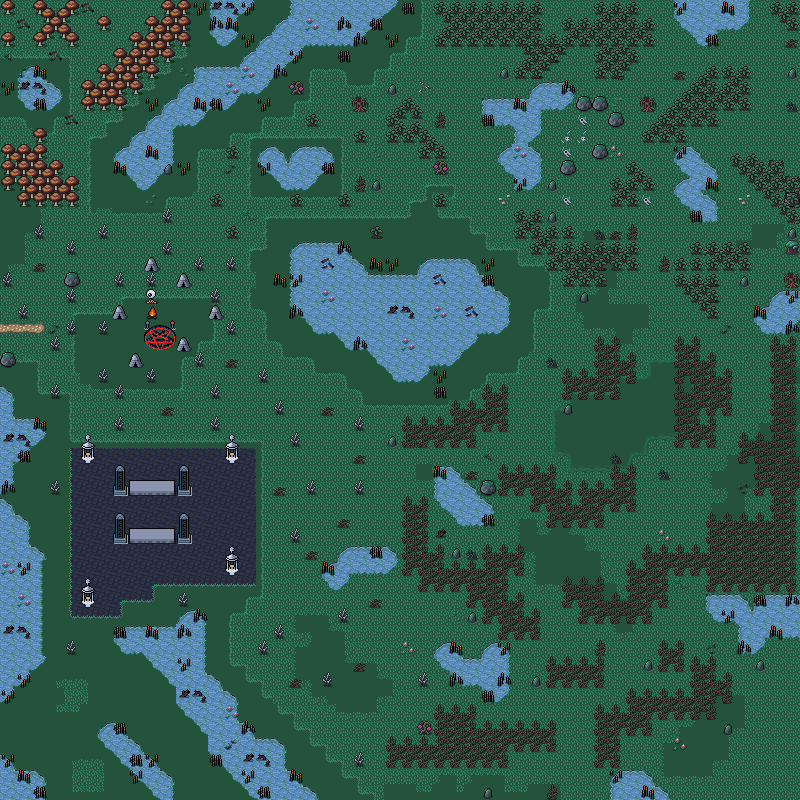

The image is a tile-based game level rendered from a .tmx file. Its description and source (layers, tilesets, objects; grid data summarised) follow:
An orthogonal 50x50 tile map with 16x16 px tiles, 5 tile layers (SubBackground, Background, Ground, Clutter, ...), 3 tilesets and 88 objects.

<map version="1.10" tiledversion="1.10.1" orientation="orthogonal" renderorder="right-down" width="50" height="50" tilewidth="16" tileheight="16" infinite="0" nextlayerid="9" nextobjectid="145">
 <editorsettings>
  <export target="wastetown..tmx" format="tmx" />
 </editorsettings>
 <tileset firstgid="1" source="../../tileset/main.tsx" />
 <tileset firstgid="10113" source="../../tileset/buildings.tsx" />
 <tileset firstgid="11905" source="../../tileset/main-nocollide.tsx" />
 <layer id="6" name="SubBackground" width="50" height="50">
  <data>[2500 cells, 204 non-empty, 13 distinct tile ids]</data>
 </layer>
 <layer id="1" name="Background" width="50" height="50">
  <data>[2500 cells, 2273 non-empty, 33 distinct tile ids]</data>
 </layer>
 <layer id="2" name="Ground" width="50" height="50">
  <data>[2500 cells, 2124 non-empty, 132 distinct tile ids]</data>
 </layer>
 <layer id="3" name="Clutter" width="50" height="50">
  <data>[2500 cells, 850 non-empty, 154 distinct tile ids]</data>
 </layer>
 <layer id="8" name="Walls" width="50" height="50">
  <properties>
   <property name="spriteLayer" type="bool" value="true" />
  </properties>
  <data>[2500 cells, 32 non-empty, 9 distinct tile ids]</data>
 </layer>
 <objectgroup id="4" name="Objects">
  <object id="48" template="../../obj/treasure.tx" x="135.833" y="518.583" />
  <object id="50" template="../../obj/enemy.tx" x="140.5" y="573.25">
   <properties>
    <property name="enemy" value="Adept Black Wizard" />
    <property name="pursueRange" type="int" value="30" />
    <property name="threatRange" type="int" value="40" />
    <property name="waypoints" value="143,144" />
   </properties>
  </object>
  <object id="51" template="../../obj/treasure.tx" x="544.166" y="128.5" />
  <object id="52" template="../../obj/gold.tx" x="767.75" y="655.417" />
  <object id="53" template="../../obj/enemy.tx" x="568.371" y="142.166">
   <properties>
    <property name="enemy" value="Swamp Troll" />
    <property name="threatRange" type="int" value="50" />
   </properties>
  </object>
  <object id="54" template="../../obj/enemy.tx" x="261" y="63.167">
   <properties>
    <property name="enemy" value="Crocodile" />
    <property name="threatRange" type="int" value="40" />
    <property name="waypoints" value="72,69,70,71,70,69" />
   </properties>
  </object>
  <object id="55" template="../../obj/enemy.tx" x="766.319" y="672.03">
   <properties>
    <property name="enemy" value="Bat" />
    <property name="waypoints" value="136,118" />
   </properties>
  </object>
  <object id="57" template="../../obj/enemy.tx" x="412.666" y="78.8333">
   <properties>
    <property name="enemy" value="Hellhound" />
    <property name="threatRange" type="int" value="40" />
    <property name="waypoints" value="78,79,78,81,82,83,82,81,78" />
   </properties>
  </object>
  <object id="58" template="../../obj/enemy.tx" x="153" y="516">
   <properties>
    <property name="effect" value="{ &quot;startBattleWithCard&quot;: [ &quot;Exquisite Blood&quot; ] }" />
    <property name="enemy" value="Fallen Angel" />
    <property name="threatRange" type="int" value="60" />
   </properties>
  </object>
  <object id="59" template="../../obj/enemy.tx" x="91" y="50.333">
   <properties>
    <property name="enemy" value="Fungus" />
    <property name="threatRange" type="int" value="50" />
   </properties>
  </object>
  <object id="61" template="../../obj/door_right.tx" x="0.333333" y="352" width="16" height="48" />
  <object id="62" template="../../obj/treasure.tx" x="119.333" y="21" />
  <object id="63" template="../../obj/enemy.tx" x="88.6667" y="175">
   <properties>
    <property name="enemy" value="Fungus" />
    <property name="threatRange" type="int" value="20" />
   </properties>
  </object>
  <object id="64" template="../../obj/collision.tx" x="-15.6667" y="-1.40067" width="16" height="801.801" />
  <object id="66" template="../../obj/collision.tx" x="800.333" y="-0.567167" width="16" height="801.801" />
  <object id="67" template="../../obj/collision.tx" x="-14.6667" y="801.333" width="828" height="16" />
  <object id="68" template="../../obj/collision.tx" x="-18.3333" y="-17.3333" width="828" height="16" />
  <object id="69" template="../../obj/waypoint.tx" x="219" y="91.6667" />
  <object id="70" template="../../obj/waypoint.tx" x="171.667" y="116.667" />
  <object id="71" template="../../obj/waypoint.tx" x="125.333" y="169.333" />
  <object id="72" template="../../obj/waypoint.tx" x="320" y="19.3333" />
  <object id="73" template="../../obj/enemy.tx" x="633.333" y="89.6667">
   <properties>
    <property name="enemy" value="Hellhound" />
    <property name="threatRange" type="int" value="40" />
    <property name="waypoints" value="84,74,75,76,77,76,75,74" />
   </properties>
  </object>
  <object id="74" template="../../obj/waypoint.tx" x="672.667" y="64" />
  <object id="75" template="../../obj/waypoint.tx" x="752.667" y="65.3333" />
  <object id="76" template="../../obj/waypoint.tx" x="753.333" y="149.667" />
  <object id="77" template="../../obj/waypoint.tx" x="710.667" y="156.333" />
  </objectgroup>
</map>
<!-- 62 of 88 objects omitted -->
